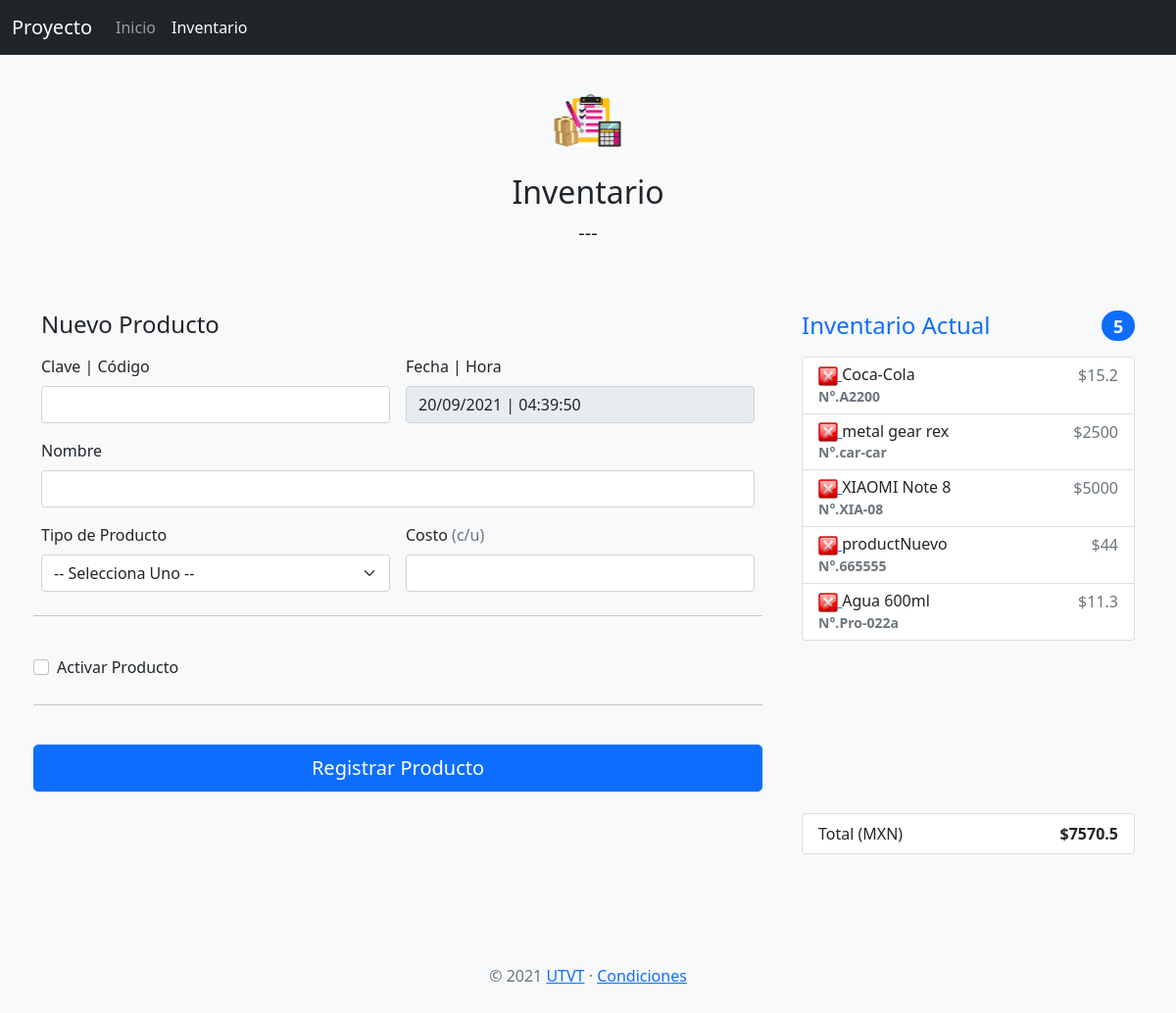
The app's page /inventario.php with its own data.
### tables this page shows
CREATE TABLE `tb_productos` (
  `id_producto` int(11) NOT NULL AUTO_INCREMENT,
  `clave` varchar(15) DEFAULT NULL,
  `nombre` varchar(50) DEFAULT NULL,
  `costo` float DEFAULT NULL,
  `tipo` int(11) DEFAULT NULL,
  `activo` tinyint(1) DEFAULT NULL,
  `fecha` date DEFAULT NULL,
  PRIMARY KEY (`id_producto`)
);

### inventario.php (the view, shortened to what this page needs)
<!doctype html>
<html lang="en">
  <head>
    <link href="css/bootstrap.min.css" rel="stylesheet">
  </head>
  <body class="bg-light">
  <header>
  <nav class="navbar navbar-expand-md navbar-dark fixed-top bg-dark">
    <div class="container-fluid">
      <a class="navbar-brand" href="index.php">Proyecto</a>
      <div class="collapse navbar-collapse" id="navbarCollapse">
        <ul class="navbar-nav me-auto mb-2 mb-md-0">
          <li class="nav-item">
            <a class="nav-link" aria-current="page" href="index.php">Inicio</a>
          </li>
          <li class="nav-item">
            <a class="nav-link active" href="inventario.php">Inventario</a>
          </li>
        </ul>
      </div>
    </div>
  </nav>
</header>
  <?php
    $conexion = mysqli_connect("localhost", "root", "", "ec0727");
  ?>
    <br><br>
    <div class="container">
      <main>
        <div class="py-5 text-center">
          <img class="d-block mx-auto mb-4" src="img/invent.png" alt="" width="72" height="57">
          <h2>Inventario</h2>
          <p class="lead">
            ---
          </p>
        </div>
        <div class="row g-5">
            <?php
              $query1 = "SELECT count(*) AS total FROM tb_productos";
              $results1 = mysqli_query($conexion, $query1);
              $conteo = mysqli_fetch_row($results1);
            ?>
          <div class="col-md-5 col-lg-4 order-md-last">
            <h4 class="d-flex justify-content-between align-items-center mb-3">
              <span class="text-primary">Inventario Actual</span>
              <span class="badge bg-primary rounded-pill"><?php echo $conteo[0]; ?></span>
            </h4>
            <ul class="list-group mb-3" style="overflow: scroll; height: 450px;">
              <?php
                $query2 = "SELECT * FROM tb_productos";
                $results2 = mysqli_query($conexion, $query2);
                $total = 0;
                if($results2){
                    while($row = $results2->fetch_array()){
                        $id = $row['id_producto'];
                        $clave = $row['clave'];
                        $nombre = $row['nombre'];
                        $costo = $row['costo'];
                        $total += $costo;
                        ?>
                          <li class="list-group-item d-flex justify-content-between lh-sm">
                            <div>
                              <h6 class="my-0">
                                <a href="inventario.php?borrar=<?php echo $id; ?>">
                                  <img src="img/borrar.jpg" width="20" height="20">
                                </a>
                                <?php echo $nombre; ?>
                              </h6>
                              <small class="text-muted"><?php echo "<b>N°.".$clave."</b>"; ?></small>
                            </div>
                            <span class="text-muted"><?php echo "$".$costo; ?></span>
                          </li>
                        <?php
                      }
                  }
              ?>
            </ul>
            <ul class="list-group mb-3">
              <li class="list-group-item d-flex justify-content-between">
                <span>Total (MXN)</span>
                <strong><?php echo "$".$total; ?></strong>
              </li>
            </ul>
          </div>
          <div class="col-md-7 col-lg-8">
            <h4 class="mb-3">Nuevo Producto</h4>
            <form method="POST" name="producto" class="needs-validation">
              <div class="row g-3">
                <div class="col-sm-6">
                  <label for="clave" class="form-label">Clave | Código</label>
                  <input type="text" class="form-control" id="clave" name="clave" placeholder="" value="" required>
                </div>
                <div class="col-sm-6">
                  <label for="costo" class="form-label">Fecha | Hora</label>
                  <input type="text" class="form-control" value="<?php echo date("d/m/Y | h:i:s");?>" disabled>
                </div>
                <div class="col-12">
                  <label for="nombre" class="form-label">Nombre</label>
                  <input type="text" class="form-control" id="nombre" name="nombre" placeholder="" value="" required>
                </div>
                <div class="col-sm-6">
                  <label for="tipo" class="form-label">Tipo de Producto</label>
                  <select class="form-select" id="tipo" name="tipo" required>
                    <option value="">-- Selecciona Uno --</option>
                  </select>
                </div>
                <div class="col-sm-6">
                  <label for="costo" class="form-label">Costo <span class="text-muted">(c/u)</span></label>
                  <input type="text" class="form-control" id="costo" name="costo" placeholder="" value="" required>
                </div>
              <hr class="my-4">
              <div class="form-check">
                <input type="checkbox" class="form-check-input" name="activo" id="activo">
                <label class="form-check-label" for="activo">Activar Producto</label>
              </div>
              <hr class="my-4">
              <input type="submit" name="registrar" id="registrar" class="w-100 btn btn-primary btn-lg" value="Registrar Producto">
            </form>
          </div>
        </div>
      </main>
      <footer class="my-5 pt-5 text-muted text-center text-small">
        <p class="mb-1">&copy; 2021 <a href="http://utvt.edomex.gob.mx/" target="_blank">UTVT</a> &middot; <a href="#">Condiciones</a></p>
      </footer>
    </div>
  </body>
</html>

### records on screen
tb_productos: nombre "Coca-Cola", clave "A2200", costo "15.2"
tb_productos: nombre "metal gear rex", clave "car-car", costo "2500"
tb_productos: nombre "XIAOMI Note 8", clave "XIA-08", costo "5000"
tb_productos: nombre "productNuevo", clave "665555", costo "44"
tb_productos: nombre "Agua 600ml", clave "Pro-022a", costo "11.3"

### other values on screen
$conteo[0] "5"
$total "7570.5"
